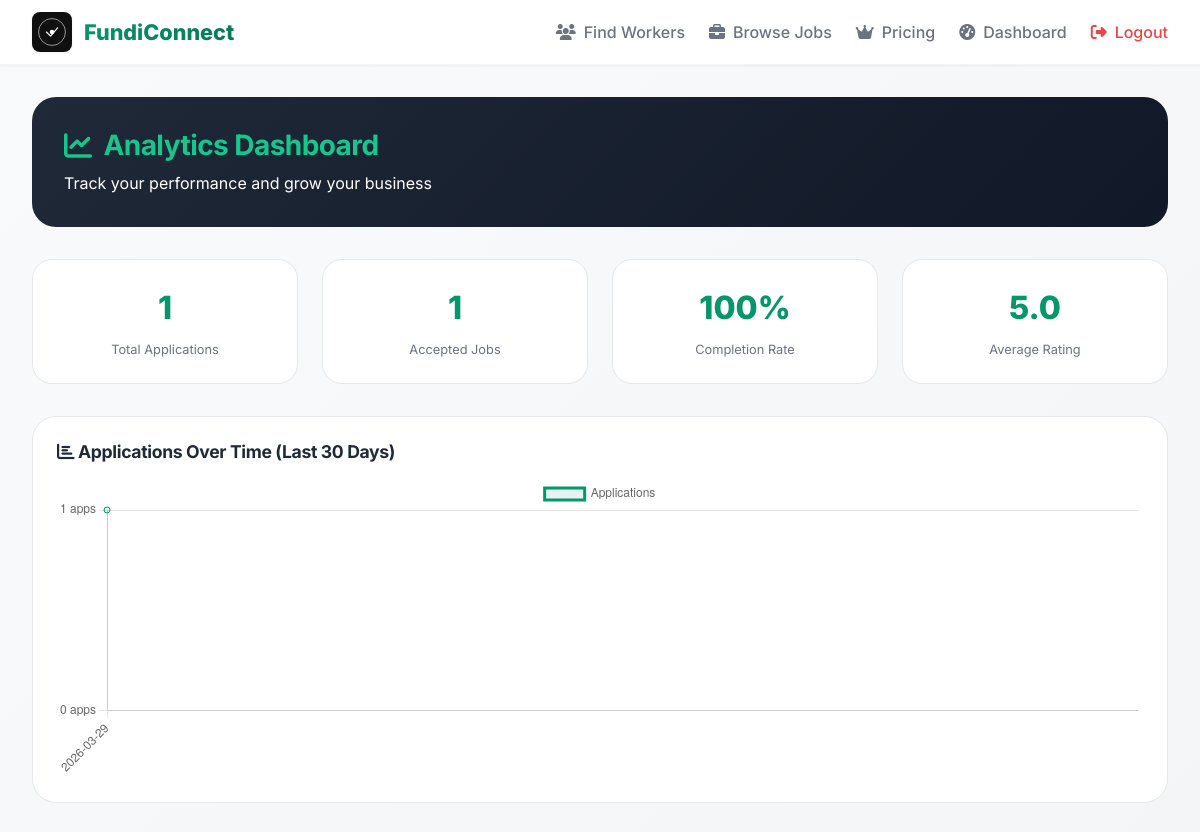
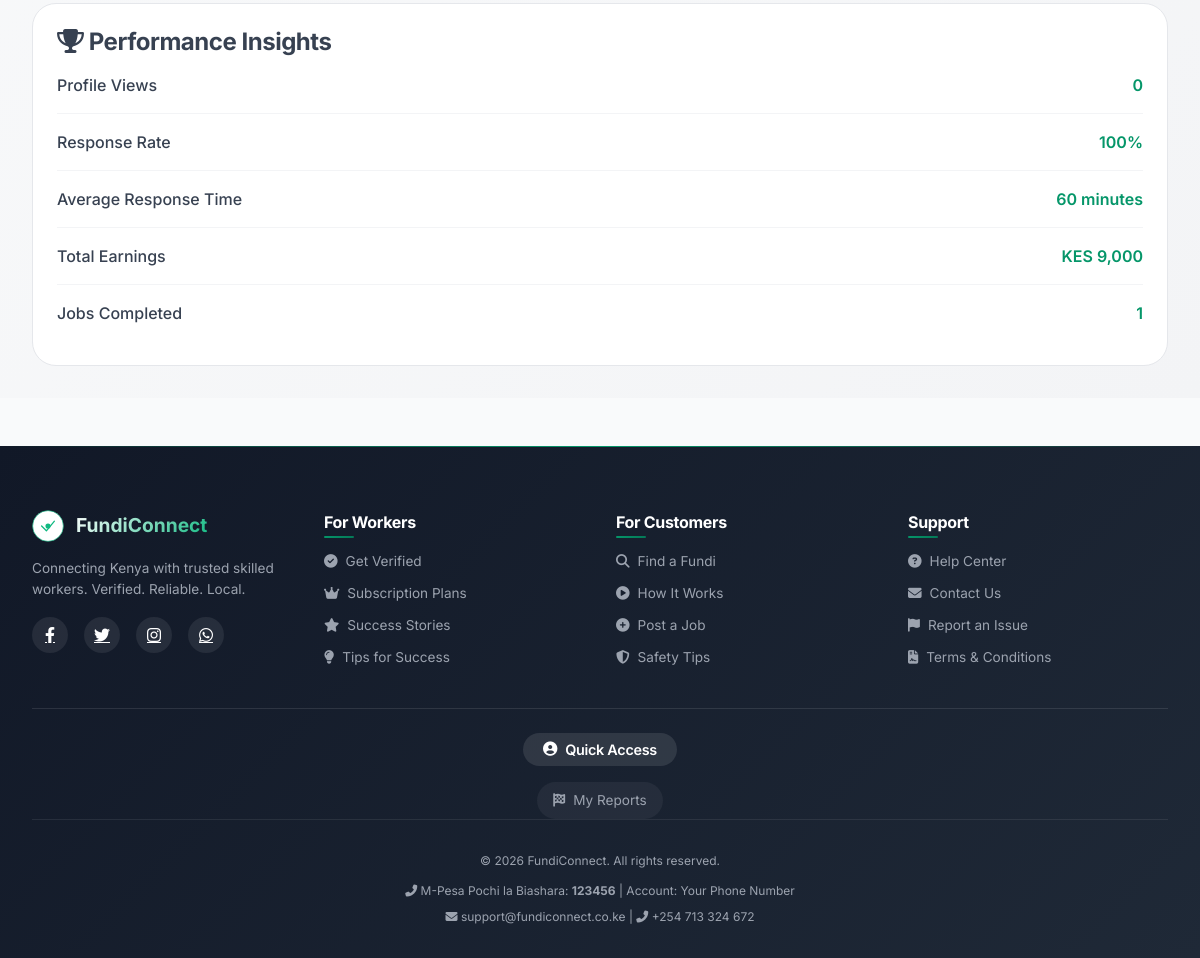
Screenshot of /worker/analytics (signed in) with the database file from the repository (2 pictures, top to bottom).
### models.py (models this page shows, shortened)
class WorkerProfile(db.Model):
    __tablename__ = 'worker_profiles'
    __table_args__ = (
        db.Index('idx_worker_location', 'location'),
        db.Index('idx_worker_category', 'primary_category'),
        db.Index('idx_worker_rating', 'rating_score'),
        db.Index('idx_worker_available', 'is_available'),
    )
    id = db.Column(db.Integer, primary_key=True)
    user_id = db.Column(db.Integer, db.ForeignKey('users.id'), unique=True, nullable=False, index=True)
    business_name = db.Column(db.String(100))
    location = db.Column(db.String(200), index=True)
    latitude = db.Column(db.Float)
    longitude = db.Column(db.Float)
    skills = db.Column(db.Text)
    primary_category = db.Column(db.String(50), default='general', index=True)
    secondary_categories = db.Column(db.Text)
    description = db.Column(db.Text)
    years_experience = db.Column(db.Integer, default=0)
    hourly_rate = db.Column(db.Float)
    portfolio_images = db.Column(db.Text)  # Comma-separated filenames
    cover_image = db.Column(db.String(200), default='default-cover.jpg')
    is_verified = db.Column(db.Boolean, default=False, index=True)
    is_available = db.Column(db.Boolean, default=True, index=True)
    verification_badge = db.Column(db.String(20), default='pending')
    total_jobs_completed = db.Column(db.Integer, default=0)
    response_time_avg = db.Column(db.Integer, default=60)
    rating_score = db.Column(db.Float, default=0.0)
    rating_count = db.Column(db.Integer, default=0)
    verified_at = db.Column(db.DateTime, nullable=True)
    verified_by = db.Column(db.Integer, nullable=True)
    certifications = db.Column(db.Text, nullable=True)  # JSON string of certifications
    whatsapp = db.Column(db.String(20), nullable=True)  # WhatsApp phone number
    facebook = db.Column(db.String(200), nullable=True)  # Facebook profile URL
    instagram = db.Column(db.String(100), nullable=True)  # Instagram handle
    twitter = db.Column(db.String(100), nullable=True)  # Twitter handle
    linkedin = db.Column(db.String(200), nullable=True)  # LinkedIn profile URL
    website = db.Column(db.String(200), nullable=True)  # Personal website URL

### app.py (the view)
@app.route('/worker/analytics')
@login_required
def worker_analytics():
    user = get_current_user()
    if user.user_type != 'worker':
        flash('Access denied.', 'danger')
        return redirect(url_for('dashboard'))
    if not has_feature_access(user, 'analytics'):
        flash('Analytics is only available for Weekly, Monthly, and Annual premium plans.', 'warning')
        return redirect(url_for('subscribe'))
    worker = user.worker_profile
    applications = JobApplication.query.filter_by(worker_id=user.id).all()
    accepted_apps = [a for a in applications if a.status == 'accepted']
    completed_jobs = JobPost.query.filter_by(status='completed').join(JobApplication).filter(JobApplication.worker_id == user.id).count()
    from collections import defaultdict
    daily_counts = defaultdict(int)
    for app in applications:
        if app.created_at > datetime.utcnow() - timedelta(days=30):
            daily_counts[app.created_at.strftime('%Y-%m-%d')] += 1
    chart_labels = list(daily_counts.keys())[-30:]
    chart_data = [daily_counts[date] for date in chart_labels]
    total_earnings = sum(a.bid_amount for a in accepted_apps if a.bid_amount)
    response_rate = 80
    if len(applications) > 0:
        accepted_count = len(accepted_apps)
        response_rate = int((accepted_count / len(applications)) * 100) if len(applications) > 0 else 0
    return render_template('worker_analytics.html',
                         user=user,
                         worker=worker,
                         total_applications=len(applications),
                         accepted_applications=len(accepted_apps),
                         completion_rate=int((completed_jobs / len(accepted_apps) * 100) if accepted_apps else 0),
                         avg_rating=worker.rating_score,
                         profile_views=0,
                         response_rate=response_rate,
                         total_earnings=total_earnings,
                         chart_labels=chart_labels,
                         chart_data=chart_data)

### app.py (called while the page is built, shortened)
@app.before_request
def check_suspended_user():
    if 'user_id' in session:
        user = User.query.get(session['user_id'])
    return None

@app.before_request
def check_maintenance_mode():
    settings = load_settings()
    if settings.get('maintenance_mode', False):
        if request.endpoint not in ['maintenance', 'static'] and not session.get('is_admin'):
            return render_template('maintenance.html', message=settings.get('maintenance_message', 'Under maintenance')), 503
    return None

def get_current_user():
    if 'user_id' not in session:
        return None
    return User.query.get(session['user_id'])

def has_feature_access(user, feature_name):
    if not user:
        return False
    if user.is_admin:
        return True
    features = get_user_features(user)
    return features.get(feature_name, False)

def login_required(f):
    @wraps(f)
    def decorated_function(*args, **kwargs):
        if 'user_id' not in session:
            flash('Please login to access this page.', 'warning')
            return redirect(url_for('login'))
        return f(*args, **kwargs)
    return decorated_function

### models.py (called while the page is built, shortened)
    def get_active_subscription(self):
        premium_sub = Subscription.query.filter(
            Subscription.user_id == self.id,
            Subscription.payment_status == 'completed',
            Subscription.is_active == True,
            Subscription.plan_type != 'free',
            Subscription.expires_at > datetime.utcnow()
        ).order_by(Subscription.expires_at.desc()).first()
        if premium_sub:
            return premium_sub

    def is_expired(self):
        if not self.expires_at:
            return False
        return datetime.utcnow() > self.expires_at

### templates/worker_analytics.html (shortened to what this page needs)
{% extends "base.html" %}
{% block content %}
<div class="analytics-page">
    <div class="container">
        <div class="analytics-header">
            <h1>
                <i class="fas fa-chart-line"></i>
                Analytics Dashboard
            </h1>
            <p>Track your performance and grow your business</p>
        </div>
        {% if user_has_feature('analytics') %}
        <div class="analytics-grid">
            <div class="analytics-card">
                <div class="analytics-value">{{ total_applications|default(0) }}</div>
                <div class="analytics-label">Total Applications</div>
            </div>
            <div class="analytics-card">
                <div class="analytics-value">{{ accepted_applications|default(0) }}</div>
                <div class="analytics-label">Accepted Jobs</div>
            </div>
            <div class="analytics-card">
                <div class="analytics-value">{{ completion_rate|default(0) }}%</div>
                <div class="analytics-label">Completion Rate</div>
            </div>
            <div class="analytics-card">
                <div class="analytics-value">{{ "%.1f"|format(avg_rating|default(0)) }}</div>
                <div class="analytics-label">Average Rating</div>
            </div>
        </div>
        <div class="chart-container">
            <h3><i class="fas fa-chart-bar"></i> Applications Over Time (Last 30 Days)</h3>
            <canvas id="applicationsChart" style="width: 100%; height: 300px;"></canvas>
        </div>
        <div class="performance-section">
            <h3><i class="fas fa-trophy"></i> Performance Insights</h3>
            <div class="performance-item">
                <span class="performance-label">Profile Views</span>
                <span class="performance-value">{{ profile_views|default(0) }}</span>
            </div>
            <div class="performance-item">
                <span class="performance-label">Response Rate</span>
                <span class="performance-value">{{ response_rate|default(0) }}%</span>
            </div>
            <div class="performance-item">
                <span class="performance-label">Average Response Time</span>
                <span class="performance-value">{{ worker.response_time_avg }} minutes</span>
            </div>
            <div class="performance-item">
                <span class="performance-label">Total Earnings</span>
                <span class="performance-value">KES {{ "{:,.0f}".format(total_earnings|default(0)) }}</span>
            </div>
            <div class="performance-item">
                <span class="performance-label">Jobs Completed</span>
                <span class="performance-value">{{ worker.total_jobs_completed }}</span>
            </div>
        </div>
        <script>
        document.addEventListener('DOMContentLoaded', function() {
            const ctx = document.getElementById('applicationsChart').getContext('2d');
            new Chart(ctx, {
                type: 'line',
                data: {
                    labels: {{ chart_labels|tojson }},
                    datasets: [{
                        label: 'Applications',
                        data: {{ chart_data|tojson }},
                        borderColor: '#059669',
                        backgroundColor: 'rgba(5, 150, 105, 0.1)',
                        tension: 0.3,
                        fill: true
                    }]
                },
                options: {
                    responsive: true,
                    maintainAspectRatio: true,
                    plugins: {
                        legend: {
                            position: 'top',
                        },
                        tooltip: {
                            callbacks: {
                                label: function(context) {
                                    return context.raw + ' application' + (context.raw !== 1 ? 's' : '');
                                }
                            }
                        }
                    },
                    scales: {
                        y: {
                            beginAtZero: true,
                            ticks: {
                                stepSize: 1,
                                callback: function(value) {
                                    return value + ' apps';
                                }
                            }
                        },
                        x: {
                            ticks: {
                                maxRotation: 45,
                                minRotation: 45
                            }
                        }
                    }
                }
            });
        });
        </script>
        {% endif %}
    </div>
</div>
{% endblock %}

### static/css/style.css (style rules this page uses)
:root { --primary: #059669; --primary-dark: #047857; --primary-light: #10B981; --primary-soft: rgba(5, 150, 105, 0.1); --primary-glow: rgba(5, 150, 105, 0.2); --secondary: #F59E0B; --secondary-dark: #D97706; --secondary-soft: rgba(245, 158, 11, 0.1); --success: #10B981; --success-dark: #059669; --danger: #EF4444; --danger-dark: #DC2626; --warning: #F59E0B; --info: #3B82F6; --info-dark: #2563EB; --dark: #111827; --dark-soft: #1F2937; --gray-dark: #374151; --gray: #6B7280; --gray-light: #9CA3AF; --light-gray: #F3F4F6; --light: #F9FAFB; --white: #FFFFFF; --shadow-xs: 0 1px 2px 0 rgba(0, 0, 0, 0.03); --shadow-sm: 0 1px 3px 0 rgba(0, 0, 0, 0.05); --shadow: 0 4px 6px -1px rgba(0, 0, 0, 0.05); --shadow-md: 0 6px 12px -4px rgba(0, 0, 0, 0.08); --shadow-lg: 0 12px 24px -8px rgba(0, 0, 0, 0.1); --shadow-xl: 0 20px 32px -12px rgba(0, 0, 0, 0.12); --shadow-2xl: 0 24px 40px -16px rgba(0, 0, 0, 0.15); --radius-xs: 4px; --radius-sm: 8px; --radius: 12px; --radius-lg: 16px; --radius-xl: 20px; --radius-2xl: 24px; --radius-full: 9999px; --space-1: 0.25rem; --space-2: 0.5rem; --space-3: 0.75rem; --space-4: 1rem; --space-5: 1.25rem; --space-6: 1.5rem; --space-8: 2rem; --space-10: 2.5rem; --space-12: 3rem; --space-16: 4rem; --font-sans: 'Inter', -apple-system, BlinkMacSystemFont, 'Segoe UI', Roboto, 'Helvetica Neue', sans-serif; --transition-fast: 0.15s ease; --transition: 0.2s ease; --transition-slow: 0.3s ease; --gradient-primary: linear-gradient(135deg, var(--primary) 0%, var(--primary-dark) 100%); --gradient-dark: linear-gradient(135deg, var(--dark) 0%, #1F2937 100%); }
* { margin: 0; padding: 0; box-sizing: border-box; }
html { scroll-behavior: smooth; -webkit-font-smoothing: antialiased; }
body { font-family: var(--font-sans); color: var(--gray-dark); line-height: 1.5; background: var(--light); overflow-x: hidden; }
h1, h2, h3, h4, h5, h6 { font-weight: 700; line-height: 1.2; letter-spacing: -0.02em; }
h1 { font-size: 3rem; letter-spacing: -0.02em; background: linear-gradient(135deg, var(--dark) 0%, var(--primary) 100%); -webkit-background-clip: text; background-clip: text; color: transparent; }
h3 { font-size: 1.5rem; }
.container { max-width: 1280px; margin: 0 auto; padding: 0 2rem; }

### templates/worker_analytics.html (style rules this page uses)
.analytics-page { padding: 2rem 0; background: linear-gradient(135deg, #F9FAFB 0%, #F3F4F6 100%); min-height: calc(100vh - 200px); }
.analytics-header { background: linear-gradient(135deg, #1F2937 0%, #111827 100%); border-radius: 24px; padding: 2rem; margin-bottom: 2rem; color: white; }
.analytics-header h1 { font-size: 1.75rem; margin-bottom: 0.5rem; display: flex; align-items: center; gap: 0.75rem; color: rgb(22, 198, 142); }
.analytics-grid { display: grid; grid-template-columns: repeat(4, 1fr); gap: 1.5rem; margin-bottom: 2rem; }
.analytics-card { background: white; border-radius: 20px; padding: 1.5rem; text-align: center; border: 1px solid #E5E7EB; transition: all 0.3s; }
.analytics-value { font-size: 2rem; font-weight: 800; color: #059669; margin-bottom: 0.5rem; }
.analytics-label { color: #6B7280; font-size: 0.8rem; }
.chart-container { background: white; border-radius: 24px; padding: 1.5rem; margin-bottom: 2rem; border: 1px solid #E5E7EB; }
.chart-container h3 { margin-bottom: 1rem; font-size: 1.1rem; color: #1F2937; }
.performance-section { background: white; border-radius: 24px; padding: 1.5rem; border: 1px solid #E5E7EB; }
.performance-item { display: flex; justify-content: space-between; align-items: center; padding: 1rem 0; border-bottom: 1px solid #F3F4F6; }
.performance-item:last-child { border-bottom: none; }
.performance-label { font-weight: 500; color: #374151; }
.performance-value { font-weight: 600; color: #059669; }

### templates/base.html (style rules this page uses)
html { scroll-behavior: smooth; }

### rows the page displays
WorkerProfile: rating_score "5.0", response_time_avg "60", total_jobs_completed "1"

### other values shown
{{ total_applications|default(0) }} "1"
{{ accepted_applications|default(0) }} "1"
{{ completion_rate|default(0) }} "100"
{{ profile_views|default(0) }} "0"
{{ response_rate|default(0) }} "100"
{{ "{:,.0f}".format(total_earnings|default(0)) }} "9,000"
{{ settings.platform_name }} "FundiConnect"
{{ settings.mpesa_paybill }} "123456"
{{ settings.contact_email }} "support@fundiconnect.co.ke"
{{ settings.contact_phone }} "+254 713 324 672"
chart data {{ chart_labels|tojson }} ["2026-03-29"]
chart data {{ chart_data|tojson }} [1]
